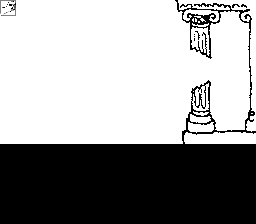

This is a level from a 2D game, rendered from its Tiled map with the project's own tilesets. A one-line summary and the complete map file follow:
An orthogonal 16x14 tile map with 16x16 px tiles, 3 tile layers (map, objects, foreground), 3 tilesets.

<map version="1.9" tiledversion="1.9.2" orientation="orthogonal" renderorder="right-down" width="16" height="14" tilewidth="16" tileheight="16" hexsidelength="0" infinite="0" nextlayerid="6" nextobjectid="2" compressionlevel="0">
  <properties />
  <tileset firstgid="1" source="..\Actors.tsx" />
  <tileset firstgid="257" source="..\Blocks.tsx" />
  <tileset firstgid="513" source="lvl_column.tileset.tsx" />
  <layer id="1" name="map" width="16" height="14">
    <data encoding="csv">
513,513,513,513,513,513,513,513,513,513,514,515,516,517,518,519,
513,513,513,513,513,513,513,513,513,513,513,520,521,522,523,524,
513,513,513,513,513,513,513,513,513,513,513,525,526,527,513,528,
513,513,513,513,513,513,513,513,513,513,513,529,530,531,513,532,
513,513,513,513,513,513,513,513,513,513,513,513,513,513,513,533,
513,513,513,513,513,513,513,513,513,513,513,534,535,536,513,537,
513,513,513,513,513,513,513,513,513,513,513,538,539,540,513,541,
513,513,513,513,513,513,513,513,513,513,513,542,543,544,513,545,
513,513,513,513,513,513,513,513,513,513,513,546,547,548,549,550,
0,0,0,0,0,0,0,0,0,0,0,0,0,0,0,0,
0,0,0,0,0,0,0,0,0,0,0,0,0,0,0,0,
0,0,0,0,0,0,0,0,0,0,0,0,0,0,0,0,
0,0,0,0,0,0,0,0,0,0,0,0,0,0,0,0,
0,0,0,0,0,0,0,0,0,0,0,0,0,0,0,0
</data>
    <properties>
      <property name="amiga_ocs" type="bool" value="true" />
      <property name="foreground" type="bool" value="false" />
      <property name="megadrive" type="bool" value="true" />
    </properties>
  </layer>
  <layer id="2" name="objects" width="16" height="14">
    <data encoding="csv">
6,0,0,0,0,0,0,0,0,0,0,0,0,0,0,0,
0,0,0,0,0,0,0,0,0,0,0,0,0,0,0,0,
0,0,0,0,0,0,0,0,0,0,0,0,0,0,0,0,
0,0,0,0,0,0,0,0,0,0,0,0,0,0,0,0,
0,0,0,0,0,0,0,0,0,0,0,0,0,0,0,0,
0,0,0,0,0,0,0,0,0,0,0,0,0,0,0,0,
0,0,0,0,0,0,0,0,0,0,0,0,0,0,0,0,
0,0,0,0,0,0,0,0,0,0,0,0,0,0,0,0,
0,0,0,0,0,0,0,0,0,0,0,0,0,0,0,0,
0,0,0,0,0,0,0,0,0,0,0,0,0,0,0,0,
0,0,0,0,0,0,0,0,0,0,0,0,0,0,0,0,
0,0,0,0,0,0,0,0,0,0,0,0,0,0,0,0,
0,0,0,0,0,0,0,0,0,0,0,0,0,0,0,0,
0,0,0,0,0,0,0,0,0,0,0,0,0,0,0,0
</data>
    <properties>
      <property name="amiga_ocs" type="bool" value="true" />
      <property name="foreground" type="bool" value="false" />
      <property name="megadrive" type="bool" value="true" />
    </properties>
  </layer>
  <layer id="3" name="foreground" width="16" height="14">
    <data encoding="csv">
0,0,0,0,0,0,0,0,0,0,0,0,0,0,0,0,
0,0,0,0,0,0,0,0,0,0,0,0,0,0,0,0,
0,0,0,0,0,0,0,0,0,0,0,0,0,0,0,0,
0,0,0,0,0,0,0,0,0,0,0,0,0,0,0,0,
0,0,0,0,0,0,0,0,0,0,0,0,0,0,0,0,
0,0,0,0,0,0,0,0,0,0,0,0,0,0,0,0,
0,0,0,0,0,0,0,0,0,0,0,0,0,0,0,0,
0,0,0,0,0,0,0,0,0,0,0,0,0,0,0,0,
0,0,0,0,0,0,0,0,0,0,0,0,0,0,0,0,
0,0,0,0,0,0,0,0,0,0,0,0,0,0,0,0,
0,0,0,0,0,0,0,0,0,0,0,0,0,0,0,0,
0,0,0,0,0,0,0,0,0,0,0,0,0,0,0,0,
0,0,0,0,0,0,0,0,0,0,0,0,0,0,0,0,
0,0,0,0,0,0,0,0,0,0,0,0,0,0,0,0
</data>
    <properties>
      <property name="amiga_ocs" type="bool" value="true" />
      <property name="foreground" type="bool" value="true" />
      <property name="megadrive" type="bool" value="true" />
    </properties>
  </layer>
  <objectgroup id="5" name="events" />
</map>
